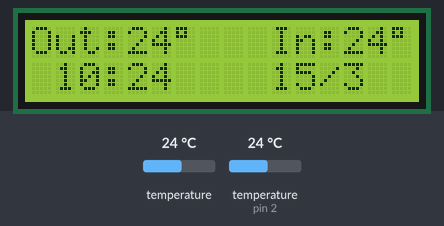
This sketch was run on a simulated Arduino Uno, built with avr-gcc and run on an emulated ATmega328P. On the bench: 16×2 character LCD. Inputs (shaded band) come from the test bench; at power-on: temperature 24 °C, temperature (sensor on pin 2) 24 °C. The local clock reads 2024-03-15 10:24:30 at power-on unless the sketch sets it.

Above: at 0.3 s.
At 30.1 s:
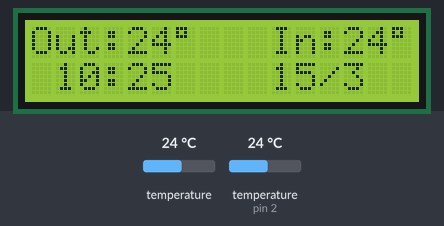
At 90.1 s:
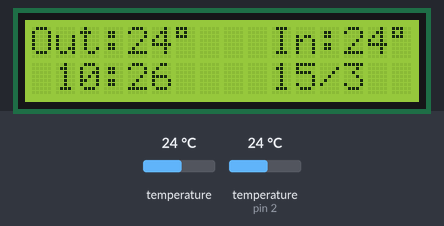

The sketch:

Clock_and_Temp.ino
```cpp
#include <LiquidCrystal_I2C.h> // library for used lcd1602 with i2c module
#include <Wire.h>
#include <OneWire.h>
#include <DallasTemperature.h> //libraries for conections with sensor Dallas
#include <DS3231.h> // library for RTC

#define ONE_WIRE_BUS 2 // pin for connect sensor Dallas

OneWire oneWire(ONE_WIRE_BUS);
DallasTemperature TEMP (&oneWire); //create an object to work with the library DallasTemperature
DS3231 Clock; //create an object to work with the library DS3231

bool h12;
bool PM;
bool Century = false; // Required parameters for DS3231 library

int min;
LiquidCrystal_I2C lcd (0x27, 16, 2); // display address and parameters

byte cel[8]   = {B11100,B10100,B11100,B00000,B00000,B00000,B00000,B00000,}; //Celsius degree symbol

void setup() {
  TEMP.begin(); //initialization Dallas sensor
  TEMP.setResolution(9);
  lcd.begin(); //initialization display
  lcd.clear(); //clear display
  lcd.createChar(1, cel); //create symbol celsius degree
  lcd.home(); //return the cursor to the beginning of the display
  lcd.print("Out:");
  lcd.print(round(TEMP.getTempCByIndex(0))); //round value to integer
  lcd.print("\1"); //print celsius degree symbol
  lcd.setCursor(10,0); //move the cursor to a given position
  lcd.print("In:");
  lcd.setCursor(15,0);
  lcd.print("\1");
  min = 99;
  }

void loop() {
 if (Clock.getMinute() != min){     // condition for updating the screen
  lcd.setCursor(1,1);
  lcd.print(Clock.getHour(h12,PM)); //get and print hour
  lcd.print(":");
  lcd.print(Clock.getMinute()); //get and print minute
  lcd.setCursor(10,1);
  lcd.print(Clock.getDate()); //get and print Day
  lcd.print("/");
  lcd.print(Clock.getMonth(Century)); // get and print Month
  lcd.setCursor(4,0);
  TEMP.requestTemperaturesByIndex(0); // request for data from the sensor
  lcd.print(round(TEMP.getTempCByIndex(0))); // get, round and print the temperature
  lcd.setCursor(13,0);
  lcd.print(int(Clock.getTemperature()));
   min = Clock.getMinute();
   }
}
```

Measured:
- what the display in image 0 shows lasts 29.7 s, from 0.3 s to 30.0 s
- what the display in image 1 shows lasts 60.0 s, from 30.0 s to 90.0 s
